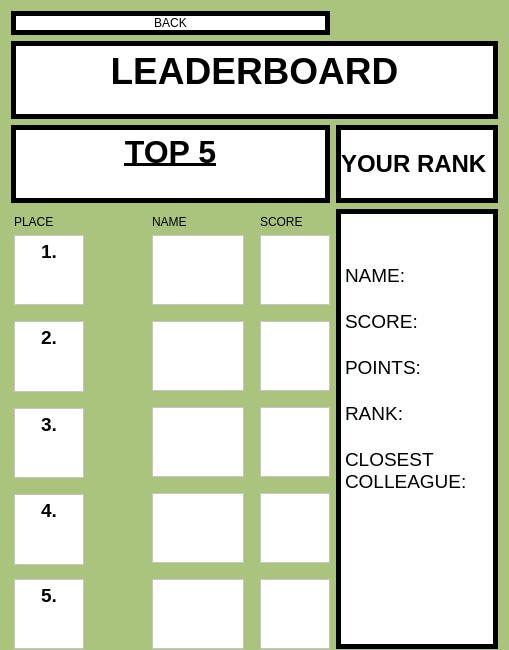
<?xml version="1.0" encoding="UTF-8"?>
<ui version="4.0">
 <class>ScoreBoard</class>
 <widget class="QDialog" name="ScoreBoard">
  <property name="geometry">
   <rect>
    <x>0</x>
    <y>0</y>
    <width>509</width>
    <height>600</height>
   </rect>
  </property>
  <property name="maximumSize">
   <size>
    <width>16777215</width>
    <height>600</height>
   </size>
  </property>
  <property name="font">
   <font/>
  </property>
  <property name="contextMenuPolicy">
   <enum>Qt::PreventContextMenu</enum>
  </property>
  <property name="windowTitle">
   <string>Score Board</string>
  </property>
  <property name="styleSheet">
   <string notr="true">background-color: rgb(170, 196, 126);</string>
  </property>
  <layout class="QGridLayout" name="gridLayout">
   <property name="bottomMargin">
    <number>1</number>
   </property>
   <item row="11" column="0">
    <layout class="QHBoxLayout" name="horizontalLayout_2">
     <item>
      <layout class="QGridLayout" name="gridLayout_2">
       <property name="leftMargin">
        <number>3</number>
       </property>
       <property name="horizontalSpacing">
        <number>2</number>
       </property>
       <item row="0" column="0">
        <widget class="QLabel" name="label">
         <property name="styleSheet">
          <string notr="true">font: 14pt &quot;Arial&quot;;</string>
         </property>
         <property name="text">
          <string>PLACE</string>
         </property>
        </widget>
       </item>
       <item row="4" column="0">
        <spacer name="verticalSpacer_3">
         <property name="orientation">
          <enum>Qt::Vertical</enum>
         </property>
         <property name="sizeType">
          <enum>QSizePolicy::Fixed</enum>
         </property>
         <property name="sizeHint" stdset="0">
          <size>
           <width>20</width>
           <height>10</height>
          </size>
         </property>
        </spacer>
       </item>
       <item row="1" column="0">
        <widget class="QTextEdit" name="textEdit_17">
         <property name="styleSheet">
          <string notr="true">background-color: rgb(255, 255, 255);
font: 14pt &quot;Arial&quot;;</string>
         </property>
         <property name="readOnly">
          <bool>true</bool>
         </property>
         <property name="html">
          <string>&lt;!DOCTYPE HTML PUBLIC &quot;-//W3C//DTD HTML 4.0//EN&quot; &quot;http://www.w3.org/TR/REC-html40/strict.dtd&quot;&gt;
&lt;html&gt;&lt;head&gt;&lt;meta name=&quot;qrichtext&quot; content=&quot;1&quot; /&gt;&lt;meta charset=&quot;utf-8&quot; /&gt;&lt;style type=&quot;text/css&quot;&gt;
p, li { white-space: pre-wrap; }
&lt;/style&gt;&lt;/head&gt;&lt;body style=&quot; font-family:'Arial'; font-size:14pt; font-weight:400; font-style:normal;&quot;&gt;
&lt;p align=&quot;center&quot; style=&quot; margin-top:0px; margin-bottom:0px; margin-left:0px; margin-right:0px; -qt-block-indent:0; text-indent:0px;&quot;&gt;&lt;span style=&quot; font-weight:700;&quot;&gt;1.&lt;/span&gt;&lt;/p&gt;&lt;/body&gt;&lt;/html&gt;</string>
         </property>
        </widget>
       </item>
       <item row="3" column="0">
        <widget class="QTextEdit" name="textEdit_16">
         <property name="styleSheet">
          <string notr="true">font: 14pt &quot;Arial&quot;;
background-color: rgb(255, 255, 255);</string>
         </property>
         <property name="readOnly">
          <bool>true</bool>
         </property>
         <property name="html">
          <string>&lt;!DOCTYPE HTML PUBLIC &quot;-//W3C//DTD HTML 4.0//EN&quot; &quot;http://www.w3.org/TR/REC-html40/strict.dtd&quot;&gt;
&lt;html&gt;&lt;head&gt;&lt;meta name=&quot;qrichtext&quot; content=&quot;1&quot; /&gt;&lt;meta charset=&quot;utf-8&quot; /&gt;&lt;style type=&quot;text/css&quot;&gt;
p, li { white-space: pre-wrap; }
&lt;/style&gt;&lt;/head&gt;&lt;body style=&quot; font-family:'Arial'; font-size:14pt; font-weight:400; font-style:normal;&quot;&gt;
&lt;p align=&quot;center&quot; style=&quot; margin-top:0px; margin-bottom:0px; margin-left:0px; margin-right:0px; -qt-block-indent:0; text-indent:0px;&quot;&gt;&lt;span style=&quot; font-weight:700;&quot;&gt;2.&lt;/span&gt;&lt;/p&gt;&lt;/body&gt;&lt;/html&gt;</string>
         </property>
        </widget>
       </item>
       <item row="6" column="0">
        <spacer name="verticalSpacer_4">
         <property name="orientation">
          <enum>Qt::Vertical</enum>
         </property>
         <property name="sizeType">
          <enum>QSizePolicy::Fixed</enum>
         </property>
         <property name="sizeHint" stdset="0">
          <size>
           <width>20</width>
           <height>10</height>
          </size>
         </property>
        </spacer>
       </item>
       <item row="5" column="0">
        <widget class="QTextEdit" name="textEdit_15">
         <property name="styleSheet">
          <string notr="true">font: 14pt &quot;Arial&quot;;
background-color: rgb(255, 255, 255);</string>
         </property>
         <property name="readOnly">
          <bool>true</bool>
         </property>
         <property name="html">
          <string>&lt;!DOCTYPE HTML PUBLIC &quot;-//W3C//DTD HTML 4.0//EN&quot; &quot;http://www.w3.org/TR/REC-html40/strict.dtd&quot;&gt;
&lt;html&gt;&lt;head&gt;&lt;meta name=&quot;qrichtext&quot; content=&quot;1&quot; /&gt;&lt;meta charset=&quot;utf-8&quot; /&gt;&lt;style type=&quot;text/css&quot;&gt;
p, li { white-space: pre-wrap; }
&lt;/style&gt;&lt;/head&gt;&lt;body style=&quot; font-family:'Arial'; font-size:14pt; font-weight:400; font-style:normal;&quot;&gt;
&lt;p align=&quot;center&quot; style=&quot; margin-top:0px; margin-bottom:0px; margin-left:0px; margin-right:0px; -qt-block-indent:0; text-indent:0px;&quot;&gt;&lt;span style=&quot; font-weight:700;&quot;&gt;3.&lt;/span&gt;&lt;/p&gt;&lt;/body&gt;&lt;/html&gt;</string>
         </property>
        </widget>
       </item>
       <item row="2" column="0">
        <spacer name="verticalSpacer_2">
         <property name="orientation">
          <enum>Qt::Vertical</enum>
         </property>
         <property name="sizeType">
          <enum>QSizePolicy::Fixed</enum>
         </property>
         <property name="sizeHint" stdset="0">
          <size>
           <width>10</width>
           <height>10</height>
          </size>
         </property>
        </spacer>
       </item>
       <item row="9" column="0">
        <widget class="QTextEdit" name="textEdit_5">
         <property name="styleSheet">
          <string notr="true">font: 14pt &quot;Arial&quot;;
background-color: rgb(255, 255, 255);</string>
         </property>
         <property name="readOnly">
          <bool>true</bool>
         </property>
         <property name="html">
          <string>&lt;!DOCTYPE HTML PUBLIC &quot;-//W3C//DTD HTML 4.0//EN&quot; &quot;http://www.w3.org/TR/REC-html40/strict.dtd&quot;&gt;
&lt;html&gt;&lt;head&gt;&lt;meta name=&quot;qrichtext&quot; content=&quot;1&quot; /&gt;&lt;meta charset=&quot;utf-8&quot; /&gt;&lt;style type=&quot;text/css&quot;&gt;
p, li { white-space: pre-wrap; }
&lt;/style&gt;&lt;/head&gt;&lt;body style=&quot; font-family:'Arial'; font-size:14pt; font-weight:400; font-style:normal;&quot;&gt;
&lt;p align=&quot;center&quot; style=&quot; margin-top:0px; margin-bottom:0px; margin-left:0px; margin-right:0px; -qt-block-indent:0; text-indent:0px;&quot;&gt;&lt;span style=&quot; font-weight:700;&quot;&gt;5.&lt;/span&gt;&lt;/p&gt;&lt;/body&gt;&lt;/html&gt;</string>
         </property>
        </widget>
       </item>
       <item row="8" column="0">
        <spacer name="verticalSpacer_5">
         <property name="orientation">
          <enum>Qt::Vertical</enum>
         </property>
         <property name="sizeType">
          <enum>QSizePolicy::Fixed</enum>
         </property>
         <property name="sizeHint" stdset="0">
          <size>
           <width>20</width>
           <height>8</height>
          </size>
         </property>
        </spacer>
       </item>
       <item row="7" column="0">
        <widget class="QTextEdit" name="textEdit_14">
         <property name="styleSheet">
          <string notr="true">font: 14pt &quot;Arial&quot;;
background-color: rgb(255, 255, 255);</string>
         </property>
         <property name="readOnly">
          <bool>true</bool>
         </property>
         <property name="html">
          <string>&lt;!DOCTYPE HTML PUBLIC &quot;-//W3C//DTD HTML 4.0//EN&quot; &quot;http://www.w3.org/TR/REC-html40/strict.dtd&quot;&gt;
&lt;html&gt;&lt;head&gt;&lt;meta name=&quot;qrichtext&quot; content=&quot;1&quot; /&gt;&lt;meta charset=&quot;utf-8&quot; /&gt;&lt;style type=&quot;text/css&quot;&gt;
p, li { white-space: pre-wrap; }
&lt;/style&gt;&lt;/head&gt;&lt;body style=&quot; font-family:'Arial'; font-size:14pt; font-weight:400; font-style:normal;&quot;&gt;
&lt;p align=&quot;center&quot; style=&quot; margin-top:0px; margin-bottom:0px; margin-left:0px; margin-right:0px; -qt-block-indent:0; text-indent:0px;&quot;&gt;&lt;span style=&quot; font-weight:700;&quot;&gt;4.&lt;/span&gt;&lt;/p&gt;&lt;/body&gt;&lt;/html&gt;</string>
         </property>
        </widget>
       </item>
       <item row="9" column="1">
        <spacer name="horizontalSpacer_3">
         <property name="orientation">
          <enum>Qt::Horizontal</enum>
         </property>
         <property name="sizeType">
          <enum>QSizePolicy::MinimumExpanding</enum>
         </property>
         <property name="sizeHint" stdset="0">
          <size>
           <width>60</width>
           <height>20</height>
          </size>
         </property>
        </spacer>
       </item>
       <item row="3" column="1" rowspan="2">
        <widget class="QLabel" name="label_6">
         <property name="styleSheet">
          <string notr="true">image: url(:/resources/silvermetal-removebg-preview.png);</string>
         </property>
         <property name="text">
          <string/>
         </property>
         <property name="alignment">
          <set>Qt::AlignBottom|Qt::AlignLeading|Qt::AlignLeft</set>
         </property>
        </widget>
       </item>
       <item row="1" column="1" rowspan="2">
        <widget class="QLabel" name="label_5">
         <property name="styleSheet">
          <string notr="true">image: url(:/resources/goldmetal-removebg-preview.png);</string>
         </property>
         <property name="text">
          <string/>
         </property>
        </widget>
       </item>
       <item row="5" column="1" rowspan="2">
        <widget class="QLabel" name="label_7">
         <property name="styleSheet">
          <string notr="true">image: url(:/resources/bronzemetal-removebg-preview.png);</string>
         </property>
         <property name="text">
          <string/>
         </property>
        </widget>
       </item>
      </layout>
     </item>
     <item>
      <spacer name="horizontalSpacer_2">
       <property name="orientation">
        <enum>Qt::Horizontal</enum>
       </property>
       <property name="sizeHint" stdset="0">
        <size>
         <width>40</width>
         <height>20</height>
        </size>
       </property>
      </spacer>
     </item>
     <item>
      <layout class="QGridLayout" name="gridLayout_3">
       <item row="7" column="0">
        <widget class="QTextEdit" name="textEdit_4">
         <property name="styleSheet">
          <string notr="true">background-color: rgb(255, 255, 255);</string>
         </property>
         <property name="readOnly">
          <bool>true</bool>
         </property>
        </widget>
       </item>
       <item row="9" column="0">
        <widget class="QTextEdit" name="textEdit_10">
         <property name="styleSheet">
          <string notr="true">background-color: rgb(255, 255, 255);</string>
         </property>
         <property name="readOnly">
          <bool>true</bool>
         </property>
        </widget>
       </item>
       <item row="6" column="0">
        <spacer name="verticalSpacer_7">
         <property name="orientation">
          <enum>Qt::Vertical</enum>
         </property>
         <property name="sizeType">
          <enum>QSizePolicy::Fixed</enum>
         </property>
         <property name="sizeHint" stdset="0">
          <size>
           <width>20</width>
           <height>10</height>
          </size>
         </property>
        </spacer>
       </item>
       <item row="3" column="0">
        <widget class="QTextEdit" name="textEdit_12">
         <property name="styleSheet">
          <string notr="true">background-color: rgb(255, 255, 255);</string>
         </property>
         <property name="readOnly">
          <bool>true</bool>
         </property>
        </widget>
       </item>
       <item row="8" column="0">
        <spacer name="verticalSpacer_6">
         <property name="orientation">
          <enum>Qt::Vertical</enum>
         </property>
         <property name="sizeType">
          <enum>QSizePolicy::MinimumExpanding</enum>
         </property>
         <property name="sizeHint" stdset="0">
          <size>
           <width>10</width>
           <height>10</height>
          </size>
         </property>
        </spacer>
       </item>
       <item row="0" column="0">
        <widget class="QLabel" name="label_2">
         <property name="styleSheet">
          <string notr="true">font: 14pt &quot;Arial&quot;;</string>
         </property>
         <property name="text">
          <string>NAME</string>
         </property>
        </widget>
       </item>
       <item row="5" column="1">
        <spacer name="horizontalSpacer">
         <property name="orientation">
          <enum>Qt::Horizontal</enum>
         </property>
         <property name="sizeHint" stdset="0">
          <size>
           <width>40</width>
           <height>20</height>
          </size>
         </property>
        </spacer>
       </item>
       <item row="4" column="0">
        <spacer name="verticalSpacer_8">
         <property name="orientation">
          <enum>Qt::Vertical</enum>
         </property>
         <property name="sizeType">
          <enum>QSizePolicy::MinimumExpanding</enum>
         </property>
         <property name="sizeHint" stdset="0">
          <size>
           <width>20</width>
           <height>10</height>
          </size>
         </property>
        </spacer>
       </item>
       <item row="5" column="0">
        <widget class="QTextEdit" name="textEdit_11">
         <property name="styleSheet">
          <string notr="true">background-color: rgb(255, 255, 255);</string>
         </property>
         <property name="readOnly">
          <bool>true</bool>
         </property>
        </widget>
       </item>
       <item row="1" column="0">
        <widget class="QTextEdit" name="textEdit_13">
         <property name="styleSheet">
          <string notr="true">background-color: rgb(255, 255, 255);</string>
         </property>
         <property name="readOnly">
          <bool>true</bool>
         </property>
        </widget>
       </item>
       <item row="2" column="0">
        <spacer name="verticalSpacer_9">
         <property name="orientation">
          <enum>Qt::Vertical</enum>
         </property>
         <property name="sizeType">
          <enum>QSizePolicy::Fixed</enum>
         </property>
         <property name="sizeHint" stdset="0">
          <size>
           <width>20</width>
           <height>10</height>
          </size>
         </property>
        </spacer>
       </item>
      </layout>
     </item>
     <item>
      <spacer name="horizontalSpacer_4">
       <property name="orientation">
        <enum>Qt::Horizontal</enum>
       </property>
       <property name="sizeType">
        <enum>QSizePolicy::MinimumExpanding</enum>
       </property>
       <property name="sizeHint" stdset="0">
        <size>
         <width>10</width>
         <height>20</height>
        </size>
       </property>
      </spacer>
     </item>
     <item>
      <layout class="QVBoxLayout" name="verticalLayout">
       <item>
        <widget class="QLabel" name="label_3">
         <property name="styleSheet">
          <string notr="true">font: 14pt &quot;Arial&quot;;</string>
         </property>
         <property name="text">
          <string>SCORE</string>
         </property>
        </widget>
       </item>
       <item>
        <widget class="QTextEdit" name="textEdit_9">
         <property name="styleSheet">
          <string notr="true">background-color: rgb(255, 255, 255);</string>
         </property>
         <property name="readOnly">
          <bool>true</bool>
         </property>
        </widget>
       </item>
       <item>
        <spacer name="verticalSpacer_10">
         <property name="orientation">
          <enum>Qt::Vertical</enum>
         </property>
         <property name="sizeType">
          <enum>QSizePolicy::Fixed</enum>
         </property>
         <property name="sizeHint" stdset="0">
          <size>
           <width>20</width>
           <height>10</height>
          </size>
         </property>
        </spacer>
       </item>
       <item>
        <widget class="QTextEdit" name="textEdit_8">
         <property name="styleSheet">
          <string notr="true">background-color: rgb(255, 255, 255);</string>
         </property>
         <property name="readOnly">
          <bool>true</bool>
         </property>
        </widget>
       </item>
       <item>
        <spacer name="verticalSpacer_11">
         <property name="orientation">
          <enum>Qt::Vertical</enum>
         </property>
         <property name="sizeType">
          <enum>QSizePolicy::Fixed</enum>
         </property>
         <property name="sizeHint" stdset="0">
          <size>
           <width>20</width>
           <height>10</height>
          </size>
         </property>
        </spacer>
       </item>
       <item>
        <widget class="QTextEdit" name="textEdit_7">
         <property name="styleSheet">
          <string notr="true">background-color: rgb(255, 255, 255);</string>
         </property>
         <property name="readOnly">
          <bool>true</bool>
         </property>
        </widget>
       </item>
       <item>
        <spacer name="verticalSpacer_12">
         <property name="orientation">
          <enum>Qt::Vertical</enum>
         </property>
         <property name="sizeType">
          <enum>QSizePolicy::Fixed</enum>
         </property>
         <property name="sizeHint" stdset="0">
          <size>
           <width>20</width>
           <height>10</height>
          </size>
         </property>
        </spacer>
       </item>
       <item>
        <widget class="QTextEdit" name="textEdit_6">
         <property name="styleSheet">
          <string notr="true">background-color: rgb(255, 255, 255);</string>
         </property>
         <property name="readOnly">
          <bool>true</bool>
         </property>
        </widget>
       </item>
       <item>
        <spacer name="verticalSpacer_13">
         <property name="orientation">
          <enum>Qt::Vertical</enum>
         </property>
         <property name="sizeType">
          <enum>QSizePolicy::MinimumExpanding</enum>
         </property>
         <property name="sizeHint" stdset="0">
          <size>
           <width>20</width>
           <height>10</height>
          </size>
         </property>
        </spacer>
       </item>
       <item>
        <widget class="QTextEdit" name="textEdit_3">
         <property name="styleSheet">
          <string notr="true">background-color: rgb(255, 255, 255);</string>
         </property>
         <property name="readOnly">
          <bool>true</bool>
         </property>
        </widget>
       </item>
      </layout>
     </item>
    </layout>
   </item>
   <item row="6" column="0" colspan="2">
    <widget class="QTextEdit" name="textEdit">
     <property name="font">
      <font>
       <pointsize>28</pointsize>
       <italic>false</italic>
       <bold>true</bold>
       <stylestrategy>PreferAntialias</stylestrategy>
      </font>
     </property>
     <property name="contextMenuPolicy">
      <enum>Qt::NoContextMenu</enum>
     </property>
     <property name="styleSheet">
      <string notr="true">background-color: rgb(255, 255, 255);
font: 700 28pt &quot;Arial&quot;;
border: 5px solid black;
</string>
     </property>
     <property name="readOnly">
      <bool>true</bool>
     </property>
     <property name="html">
      <string>&lt;!DOCTYPE HTML PUBLIC &quot;-//W3C//DTD HTML 4.0//EN&quot; &quot;http://www.w3.org/TR/REC-html40/strict.dtd&quot;&gt;
&lt;html&gt;&lt;head&gt;&lt;meta name=&quot;qrichtext&quot; content=&quot;1&quot; /&gt;&lt;meta charset=&quot;utf-8&quot; /&gt;&lt;style type=&quot;text/css&quot;&gt;
p, li { white-space: pre-wrap; }
&lt;/style&gt;&lt;/head&gt;&lt;body style=&quot; font-family:'Arial'; font-size:28pt; font-weight:700; font-style:normal;&quot;&gt;
&lt;p align=&quot;center&quot; style=&quot; margin-top:0px; margin-bottom:0px; margin-left:0px; margin-right:0px; -qt-block-indent:0; text-indent:0px;&quot;&gt;LEADERBOARD&lt;/p&gt;&lt;/body&gt;&lt;/html&gt;</string>
     </property>
     <property name="cursorWidth">
      <number>-2</number>
     </property>
    </widget>
   </item>
   <item row="7" column="0">
    <widget class="QTextEdit" name="textEdit_19">
     <property name="sizePolicy">
      <sizepolicy hsizetype="Ignored" vsizetype="Expanding">
       <horstretch>0</horstretch>
       <verstretch>0</verstretch>
      </sizepolicy>
     </property>
     <property name="maximumSize">
      <size>
       <width>16777215</width>
       <height>16777214</height>
      </size>
     </property>
     <property name="styleSheet">
      <string notr="true">font: 700 24pt &quot;Arial&quot;;
border: 5px solid black;
background-color: rgb(255, 255, 255);</string>
     </property>
     <property name="lineWrapMode">
      <enum>QTextEdit::NoWrap</enum>
     </property>
     <property name="readOnly">
      <bool>true</bool>
     </property>
     <property name="html">
      <string>&lt;!DOCTYPE HTML PUBLIC &quot;-//W3C//DTD HTML 4.0//EN&quot; &quot;http://www.w3.org/TR/REC-html40/strict.dtd&quot;&gt;
&lt;html&gt;&lt;head&gt;&lt;meta name=&quot;qrichtext&quot; content=&quot;1&quot; /&gt;&lt;meta charset=&quot;utf-8&quot; /&gt;&lt;style type=&quot;text/css&quot;&gt;
p, li { white-space: pre-wrap; }
&lt;/style&gt;&lt;/head&gt;&lt;body style=&quot; font-family:'Arial'; font-size:24pt; font-weight:700; font-style:normal;&quot;&gt;
&lt;p align=&quot;center&quot; style=&quot; margin-top:0px; margin-bottom:0px; margin-left:0px; margin-right:0px; -qt-block-indent:0; text-indent:0px;&quot;&gt;&lt;span style=&quot; text-decoration: underline;&quot;&gt;TOP 5&lt;/span&gt;&lt;/p&gt;&lt;/body&gt;&lt;/html&gt;</string>
     </property>
    </widget>
   </item>
   <item row="3" column="0">
    <layout class="QGridLayout" name="gridLayout_5"/>
   </item>
   <item row="7" column="1">
    <widget class="QLabel" name="label_4">
     <property name="font">
      <font>
       <pointsize>18</pointsize>
       <italic>false</italic>
       <bold>true</bold>
      </font>
     </property>
     <property name="contextMenuPolicy">
      <enum>Qt::NoContextMenu</enum>
     </property>
     <property name="styleSheet">
      <string notr="true">font: 700 18pt &quot;Arial&quot;;
background-color: rgb(255, 255, 255);
border: 5px solid black;</string>
     </property>
     <property name="text">
      <string>YOUR RANK </string>
     </property>
     <property name="alignment">
      <set>Qt::AlignCenter</set>
     </property>
    </widget>
   </item>
   <item row="10" column="1" rowspan="2">
    <widget class="QTextEdit" name="textEdit_18">
     <property name="maximumSize">
      <size>
       <width>16777213</width>
       <height>16777211</height>
      </size>
     </property>
     <property name="contextMenuPolicy">
      <enum>Qt::PreventContextMenu</enum>
     </property>
     <property name="styleSheet">
      <string notr="true">border-color: rgb(0, 0, 0);
background-color: rgb(255, 255, 255);
font: 14pt &quot;Arial&quot;;
border: 5px solid black;</string>
     </property>
     <property name="sizeAdjustPolicy">
      <enum>QAbstractScrollArea::AdjustIgnored</enum>
     </property>
     <property name="readOnly">
      <bool>true</bool>
     </property>
     <property name="html">
      <string>&lt;!DOCTYPE HTML PUBLIC &quot;-//W3C//DTD HTML 4.0//EN&quot; &quot;http://www.w3.org/TR/REC-html40/strict.dtd&quot;&gt;
&lt;html&gt;&lt;head&gt;&lt;meta name=&quot;qrichtext&quot; content=&quot;1&quot; /&gt;&lt;meta charset=&quot;utf-8&quot; /&gt;&lt;style type=&quot;text/css&quot;&gt;
p, li { white-space: pre-wrap; }
&lt;/style&gt;&lt;/head&gt;&lt;body style=&quot; font-family:'Arial'; font-size:14pt; font-weight:400; font-style:normal;&quot;&gt;
&lt;p style=&quot;-qt-paragraph-type:empty; margin-top:0px; margin-bottom:0px; margin-left:0px; margin-right:0px; -qt-block-indent:0; text-indent:0px;&quot;&gt;&lt;br /&gt;&lt;/p&gt;
&lt;p style=&quot; margin-top:0px; margin-bottom:0px; margin-left:0px; margin-right:0px; -qt-block-indent:0; text-indent:0px;&quot;&gt;                                  &lt;/p&gt;
&lt;p style=&quot; margin-top:0px; margin-bottom:0px; margin-left:0px; margin-right:0px; -qt-block-indent:0; text-indent:0px;&quot;&gt;NAME: &lt;/p&gt;
&lt;p style=&quot; margin-top:0px; margin-bottom:0px; margin-left:0px; margin-right:0px; -qt-block-indent:0; text-indent:0px;&quot;&gt;                                         &lt;/p&gt;
&lt;p style=&quot; margin-top:0px; margin-bottom:0px; margin-left:0px; margin-right:0px; -qt-block-indent:0; text-indent:0px;&quot;&gt;SCORE:&lt;/p&gt;
&lt;p style=&quot;-qt-paragraph-type:empty; margin-top:0px; margin-bottom:0px; margin-left:0px; margin-right:0px; -qt-block-indent:0; text-indent:0px;&quot;&gt;&lt;br /&gt;&lt;/p&gt;
&lt;p style=&quot; margin-top:0px; margin-bottom:0px; margin-left:0px; margin-right:0px; -qt-block-indent:0; text-indent:0px;&quot;&gt;POINTS:&lt;/p&gt;
&lt;p style=&quot;-qt-paragraph-type:empty; margin-top:0px; margin-bottom:0px; margin-left:0px; margin-right:0px; -qt-block-indent:0; text-indent:0px;&quot;&gt;&lt;br /&gt;&lt;/p&gt;
&lt;p style=&quot; margin-top:0px; margin-bottom:0px; margin-left:0px; margin-right:0px; -qt-block-indent:0; text-indent:0px;&quot;&gt;RANK:&lt;/p&gt;
&lt;p style=&quot;-qt-paragraph-type:empty; margin-top:0px; margin-bottom:0px; margin-left:0px; margin-right:0px; -qt-block-indent:0; text-indent:0px;&quot;&gt;&lt;br /&gt;&lt;/p&gt;
&lt;p style=&quot; margin-top:0px; margin-bottom:0px; margin-left:0px; margin-right:0px; -qt-block-indent:0; text-indent:0px;&quot;&gt;CLOSEST COLLEAGUE:&lt;/p&gt;
&lt;p style=&quot;-qt-paragraph-type:empty; margin-top:0px; margin-bottom:0px; margin-left:0px; margin-right:0px; -qt-block-indent:0; text-indent:0px;&quot;&gt;&lt;br /&gt;&lt;/p&gt;
&lt;p style=&quot;-qt-paragraph-type:empty; margin-top:0px; margin-bottom:0px; margin-left:0px; margin-right:0px; -qt-block-indent:0; text-indent:0px;&quot;&gt;&lt;br /&gt;&lt;/p&gt;&lt;/body&gt;&lt;/html&gt;</string>
     </property>
    </widget>
   </item>
   <item row="1" column="0">
    <layout class="QGridLayout" name="gridLayout_4">
     <item row="1" column="0">
      <spacer name="verticalSpacer">
       <property name="orientation">
        <enum>Qt::Vertical</enum>
       </property>
       <property name="sizeType">
        <enum>QSizePolicy::Preferred</enum>
       </property>
       <property name="sizeHint" stdset="0">
        <size>
         <width>20</width>
         <height>20</height>
        </size>
       </property>
      </spacer>
     </item>
    </layout>
   </item>
   <item row="2" column="0">
    <widget class="QPushButton" name="pushButton">
     <property name="styleSheet">
      <string notr="true">font: 900 14pt &quot;Arial Black&quot;;
border-color: rgb(0, 0, 0);
background-color: rgb(255, 255, 255);
border: 5px solid black;</string>
     </property>
     <property name="text">
      <string>BACK</string>
     </property>
    </widget>
   </item>
   <item row="2" column="1">
    <spacer name="horizontalSpacer_5">
     <property name="orientation">
      <enum>Qt::Horizontal</enum>
     </property>
     <property name="sizeHint" stdset="0">
      <size>
       <width>40</width>
       <height>20</height>
      </size>
     </property>
    </spacer>
   </item>
  </layout>
 </widget>
 <resources/>
 <connections/>
</ui>
